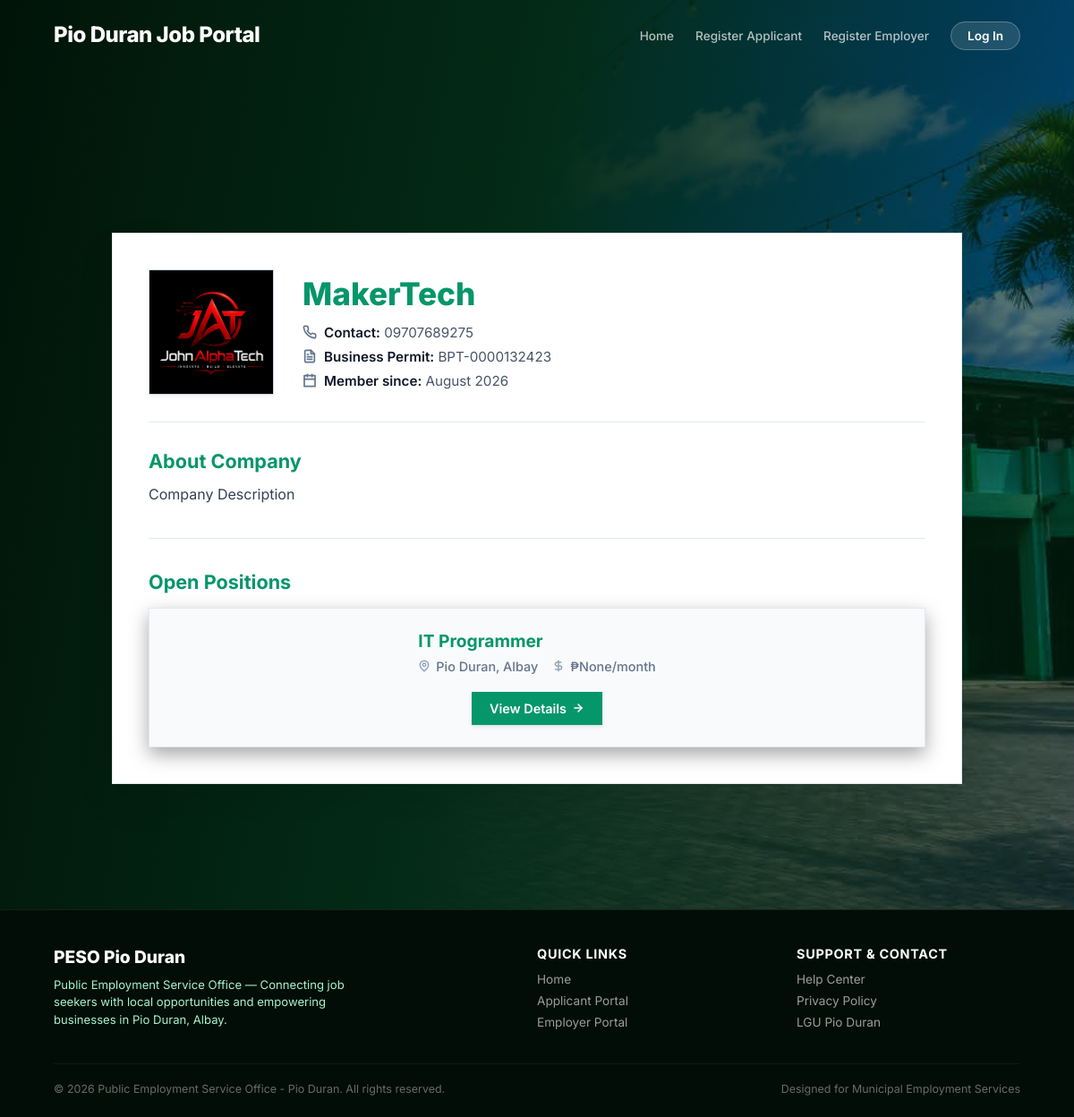
Page /company/1/ on the earlier database version.
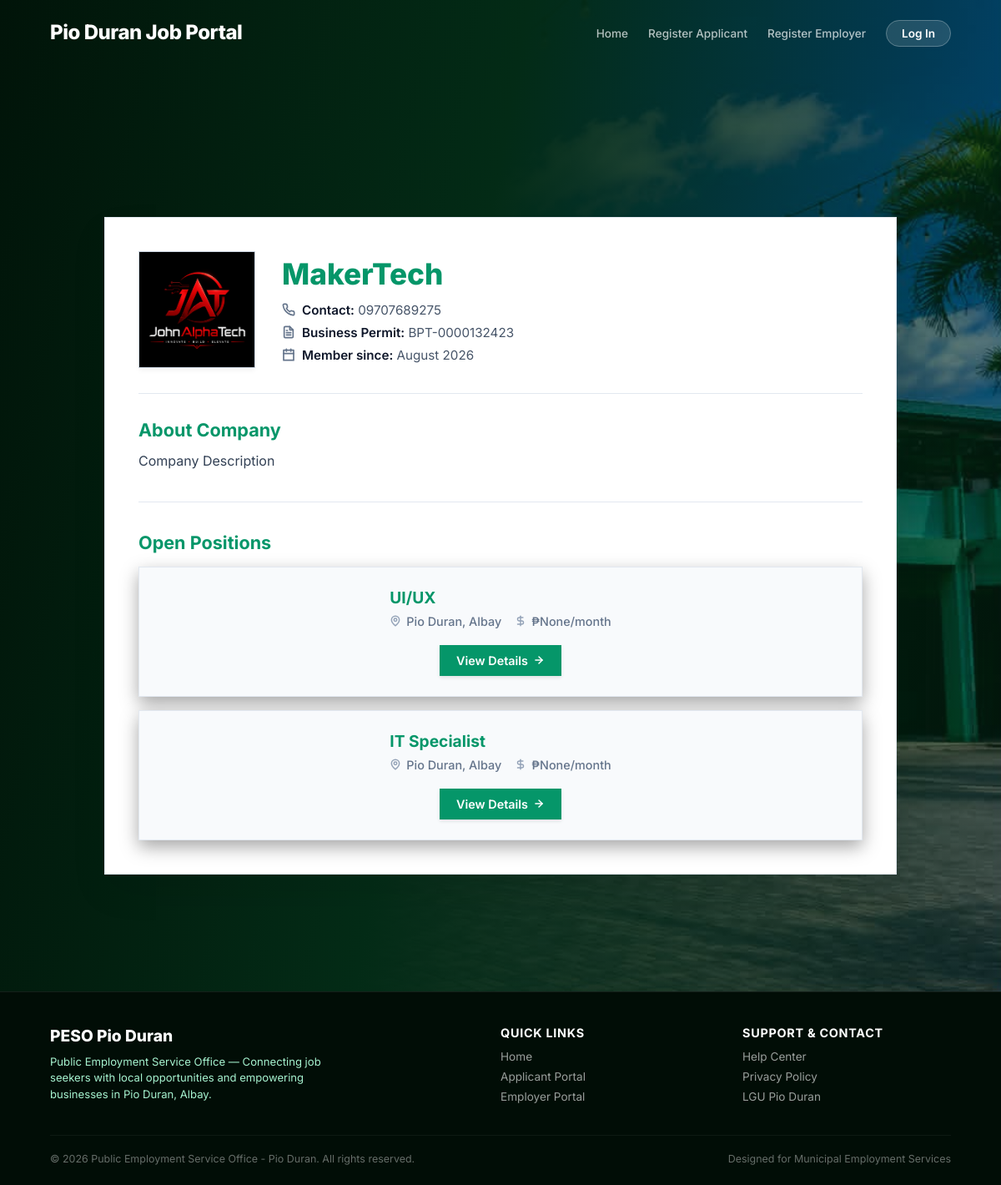
Same page on the later database version.
### employer/models.py (models this page shows, shortened)
class Employer(models.Model):
    employer = models.OneToOneField(User, on_delete=models.CASCADE)
    company_name = models.CharField(max_length=255)
    business_permit_no = models.CharField(max_length=255, unique=True)
    contact_no = models.CharField(max_length=11, unique=True)
    description = models.TextField()
    company_logo = models.ImageField(upload_to="company_logo")
    created_at = models.DateTimeField(auto_now_add=True)
    is_active = models.BooleanField(default=True)

class JobPost(models.Model):
    STATUS_CHOICES = (
        ("pending", "Pending Review"),
        ("approved", "Approved"),
        ("rejected", "Rejected"),
    )
    JOB_TYPE = (
        ("full_time", "Full Time"),
        ("part_time", "Part Time"),
        ("contract", "Contract"),
        ("internship", "Internship"),
        ("temporary", "Temporary"),
    )
    employer = models.ForeignKey(
        Employer,
        on_delete=models.CASCADE,
        related_name="jobs"
    )
    title = models.CharField(max_length=255)
    description = models.TextField()
    qualifications = models.TextField()
    responsibilities = models.TextField(blank=True)
    salary = models.DecimalField(
        max_digits=10,
        decimal_places=2,
        null=True,
        blank=True
    )
    location = models.CharField(max_length=255)
    job_type = models.CharField(
        max_length=20,
        choices=JOB_TYPE,
        default="full_time"
    )
    vacancies = models.PositiveIntegerField(default=1)
    deadline = models.DateField()
    status = models.CharField(
        max_length=20,
        choices=STATUS_CHOICES,
        default="pending"
    )
    admin_remarks = models.TextField(blank=True)
    created_at = models.DateTimeField(auto_now_add=True)
    updated_at = models.DateTimeField(auto_now=True)
    approved_at = models.DateTimeField(
        null=True,
        blank=True
    )

### home/views.py (the view)
# urls.py: path("company/<int:id>/", views.company_profile, name="company_profile"),
def company_profile(request, id):
    company = get_object_or_404(Employer, id=id)
    jobs = JobPost.objects.filter(
        employer=company,
        status="approved"
    )
    return render(request, "pages/company_profile.html", {
        "company": company,
        "jobs": jobs,
    })

### home/templates/pages/company_profile.html (shortened to what this page needs)
{% extends "home_base.html" %}
{% load static %}
{% block content %}
<div class="job-page-wrapper">
    <div class="company-profile">
        <div class="company-header">
            {% if company.company_logo %}
                <img src="{{ company.company_logo.url }}" class="company-logo" alt="{{ company.company_name }} Logo">
            {% endif %}
            <div class="company-info">
                <h1>{{ company.company_name }}</h1>
                <div class="company-meta-list">
                    <div class="company-meta-item">
                        <span><strong>Contact:</strong> {{ company.contact_no }}</span>
                    </div>
                    <div class="company-meta-item">
                        <span><strong>Business Permit:</strong> {{ company.business_permit_no }}</span>
                    </div>
                    <div class="company-meta-item">
                        <span><strong>Member since:</strong> {{ company.created_at|date:"F Y" }}</span>
                    </div>
                </div>
            </div>
        </div>
        <div class="description">
            <h2>About Company</h2>
            <p>{{ company.description|linebreaksbr }}</p>
        </div>
        <hr class="section-divider">
        <h2 class="positions-section-title">Open Positions</h2>
        <div class="job-cards-grid">
            {% for job in jobs %}
                <div class="job-card">
                    <div class="job-card-details">
                        <h3>{{ job.title }}</h3>
                        <div class="job-card-meta">
                            <span>
                                <svg xmlns="http://www.w3.org/2000/svg" width="14" height="14" viewBox="0 0 24 24" fill="none" stroke="currentColor" stroke-width="2.5" stroke-linecap="round" stroke-linejoin="round"><path d="M20 10c0 6-8 12-8 12s-8-6-8-12a8 8 0 0 1 16 0Z"/><circle cx="12" cy="10" r="3"/></svg>
                                {{ job.location }}
                            </span>
                            <span>
                                <svg xmlns="http://www.w3.org/2000/svg" width="14" height="14" viewBox="0 0 24 24" fill="none" stroke="currentColor" stroke-width="2.5" stroke-linecap="round" stroke-linejoin="round"><line x1="12" x2="12" y1="2" y2="22"/><path d="M17 5H9.5a3.5 3.5 0 0 0 0 7h5a3.5 3.5 0 0 1 0 7H6"/></svg>
                                ₱{{ job.salary }}/month
                            </span>
                        </div>
                    </div>
                    <a href="{% url 'job_details' job.id %}" class="view-btn">
                        View Details
                        <svg xmlns="http://www.w3.org/2000/svg" width="14" height="14" viewBox="0 0 24 24" fill="none" stroke="currentColor" stroke-width="2.5" stroke-linecap="round" stroke-linejoin="round"><line x1="5" x2="19" y1="12" y2="12"/><polyline points="12 5 19 12 12 19"/></svg>
                    </a>
                </div>
            {% empty %}
                <p class="empty-state">No available jobs listed at this time.</p>
            {% endfor %}
        </div>
    </div>
</div>
{% endblock %}

### home/templates/home_base.html (shortened to what this page needs)
{% load static %}
<!DOCTYPE html>
<html lang="en">
<head>
</head>
<body>
    <header class="site-header">
        <div class="brand-text">
            <a href="{% url 'home' %}"><h1>Pio Duran Job Portal </h1></a>
        </div>
        <nav>
            <ul class="navigation-menu">
                <li><a href="{% url 'home' %}" class="{% if request.resolver_match.url_name == 'home' %}active{% endif %}">Home</a></li>
                {% if not request.user.is_authenticated %}
                    <li><a href="{% url 'applicant-registration' %}">Register Applicant</a></li>
                    <li><a href="{% url 'employee-registration' %}">Register Employer</a></li>
                    <li><a href="{% url 'login-user' %}" class="nav-auth-btn">Log In</a></li>
                {% elif request.user.role == "applicant" %}
                    <li><a href="{% url 'browse-job' %}">Browse Jobs</a></li>
                    <li><a href="{% url 'my-applications' %}">My Applications</a></li>
                    <li><a href="{% url 'logout_user' %}" class="nav-auth-btn">Log Out</a></li>
                {% elif request.user.role == "employer" %}
                    <li><a href="{% url 'employer-dashboard' %}">Dashboard</a></li>
                    <li><a href="{% url 'job-list' %}">My Jobs</a></li>
                    <li><a href="{% url 'logout_user' %}" class="nav-auth-btn">Log Out</a></li>
                {% endif %}
            </ul>
        </nav>
    </header>
    <section class="hero-section">
        {% block content %}{% endblock %}
    </section>
    <footer class="site-footer">
        <div class="footer-container">
            <div class="footer-brand">
                <h3>PESO Pio Duran</h3>
                <p>Public Employment Service Office — Connecting job seekers with local opportunities and empowering businesses in Pio Duran, Albay.</p>
            </div>
            <div class="footer-col">
                <h4>Quick Links</h4>
                <ul>
                    <li><a href="{% url 'home' %}">Home</a></li>
                    <li><a href="{% url 'applicant-registration' %}">Applicant Portal</a></li>
                    <li><a href="{% url 'employee-registration' %}">Employer Portal</a></li>
                </ul>
            </div>
            <div class="footer-col">
                <h4>Support & Contact</h4>
                <ul>
                    <li><a href="#">Help Center</a></li>
                    <li><a href="#">Privacy Policy</a></li>
                    <li><a href="#">LGU Pio Duran</a></li>
                </ul>
            </div>
        </div>
        <div class="footer-bottom">
            <p>&copy; {% now "Y" %} Public Employment Service Office - Pio Duran. All rights reserved.</p>
            <p>Designed for Municipal Employment Services</p>
        </div>
    </footer>
</body>
</html>

### home/templates/pages/company_profile.html (style rules this page uses)
.job-page-wrapper { width: 100%; min-height: calc(100vh - 120px); padding: 120px 20px 80px 20px; display: flex; flex-direction: column; align-items: center; justify-content: flex-start; position: relative; z-index: 5; box-sizing: border-box; }
.company-profile { width: 100%; max-width: 950px; background: #ffffff; border: 1px solid #e2e8f0; padding: 40px; border-radius: 0px; box-shadow: 0 20px 40px rgba(0, 0, 0, 0.08); text-align: left; color: #0f172a; }
.company-header { display: flex; gap: 32px; align-items: center; border-bottom: 1px solid #e2e8f0; padding-bottom: 30px; }
.company-logo { width: 140px; height: 140px; border-radius: 0px; object-fit: cover; border: 1px solid #cbd5e1; background: #f8fafc; box-shadow: 0 4px 6px -1px rgba(0, 0, 0, 0.05); }
.company-info h1 { margin: 0 0 12px 0; color: var(--card-green, #059669); font-size: 2.2rem; font-weight: 800; line-height: 1.2; }
.company-meta-list { display: flex; flex-direction: column; gap: 8px; }
.company-meta-item { display: flex; align-items: center; gap: 8px; color: #475569; font-size: 0.95rem; }
.company-meta-item svg { color: #64748b; flex-shrink: 0; }
.company-meta-item strong { color: #0f172a; font-weight: 600; }
.description { margin-top: 30px; }
.description h2, .positions-section-title { color: var(--card-green, #059669); font-size: 1.35rem; font-weight: 700; margin-bottom: 12px; }
.description p { color: #334155; font-size: 1rem; line-height: 1.6; }
.section-divider { border: 0; height: 1px; background: #e2e8f0; margin: 35px 0; }
.job-cards-grid { display: flex; flex-direction: column; gap: 16px; margin-top: 16px; }
.job-card { border: 1px solid #e2e8f0; padding: 24px; border-radius: 0px; background: #f8fafc; display: flex; justify-content: space-between; align-items: center; gap: 20px; transition: border-color 0.2s, box-shadow 0.2s; }
.job-card-details h3 { color: var(--card-green, #059669); font-size: 1.2rem; font-weight: 700; margin-bottom: 8px; }
.job-card-meta { display: flex; gap: 16px; flex-wrap: wrap; }
.job-card-meta span { display: inline-flex; align-items: center; gap: 6px; color: #64748b; font-size: 0.9rem; font-weight: 500; }
.job-card-meta span svg { color: #94a3b8; }
.view-btn { display: inline-flex; align-items: center; gap: 6px; padding: 10px 20px; background: var(--card-green, #059669); color: #ffffff; text-decoration: none; border-radius: 0px; font-weight: 600; font-size: 0.9rem; transition: background-color 0.2s; flex-shrink: 0; box-shadow: 0 2px 4px rgba(0, 0, 0, 0.1); }

Differences in the rows shown:
removed JobPost: title "IT Programmer", location "Pio Duran, Albay", salary "None"
added JobPost: title "UI/UX", location "Pio Duran, Albay", salary "None"
added JobPost: title "IT Specialist", location "Pio Duran, Albay", salary "None"
